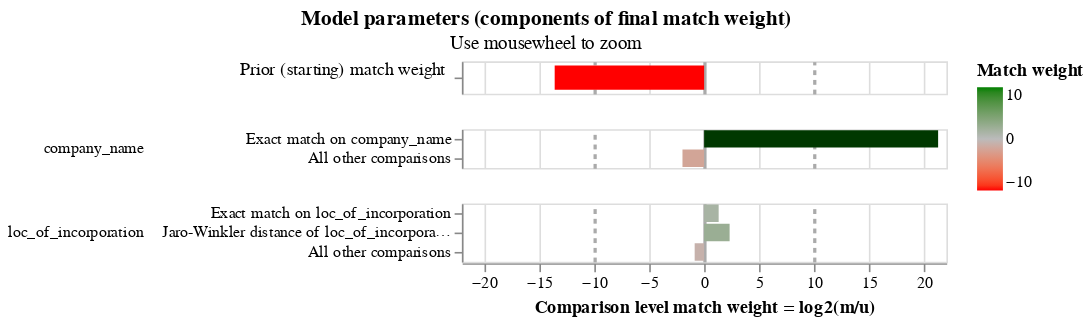

Notebook source saved alongside this figure:
### Code cell
linker.visualisations.match_weights_chart()

### Figure 1 — Vega-Lite specification as saved in the notebook (floating-point values rounded to 4 significant figures)
{"config": {"view": {"continuousWidth": 300, "continuousHeight": 300, "discreteHeight": 60, "discreteWidth": 400}, "header": {"title": null}, "mark": {"tooltip": null}, "title": {"anchor": "middle"}}, "vconcat": [{"mark": {"type": "bar", "clip": true, "height": 15}, "encoding": {"color": {"field": "log2_bayes_factor", "scale": {"domain": [-10, 0, 10], "interpolate": "lab", "range": ["red", "#bbbbbb", "green"]}, "title": "Match weight", "type": "quantitative"}, "tooltip": [{"field": "comparison_name", "title": "Comparison name", "type": "nominal"}, {"field": "probability_two_random_records_match", "format": ".4f", "title": "Probability two random records match", "type": "nominal"}, {"field": "log2_bayes_factor", "format": ",.4f", "title": "Equivalent match weight", "type": "quantitative"}, {"field": "bayes_factor_description", "title": "Match weight description", "type": "nominal"}], "x": {"axis": {"domain": false, "gridColor": {"condition": {"test": "abs(datum.value / 10)  <= 1 & datum.value % 10 === 0", "value": "#aaa"}, "value": "#ddd"}, "gridDash": {"condition": {"test": "abs(datum.value / 10) == 1", "value": [3]}, "value": null}, "gridWidth": {"condition": {"test": "abs(datum.value / 10)  <= 1 & datum.value % 10 === 0", "value": 2}, "value": 1}, "labels": false, "ticks": false, "title": ""}, "field": "log2_bayes_factor", "scale": {"domain": [-22, 22]}, "type": "quantitative"}, "y": {"axis": {"title": "Prior (starting) match weight", "titleAlign": "right", "titleAngle": 0, "titleFontWeight": "normal"}, "field": "label_for_charts", "sort": {"field": "comparison_vector_value", "order": "descending"}, "type": "nominal"}}, "height": 20, "transform": [{"filter": "(datum.comparison_name == 'probability_two_random_records_match')"}]}, {"mark": {"type": "bar", "clip": true}, "encoding": {"color": {"field": "log2_bayes_factor", "scale": {"domain": [-10, 0, 10], "interpolate": "lab", "range": ["red", "#bbbbbb", "green"]}, "title": "Match weight", "type": "quantitative"}, "row": {"field": "comparison_name", "header": {"labelAlign": "left", "labelAnchor": "middle", "labelAngle": 0}, "sort": {"field": "comparison_sort_order"}, "type": "nominal"}, "tooltip": [{"field": "comparison_name", "title": "Comparison name", "type": "nominal"}, {"field": "label_for_charts", "title": "Label", "type": "ordinal"}, {"field": "sql_condition", "title": "SQL condition", "type": "nominal"}, {"field": "m_probability", "format": ".10~g", "title": "M probability", "type": "quantitative"}, {"field": "u_probability", "format": ".10~g", "title": "U probability", "type": "quantitative"}, {"field": "bayes_factor", "format": ",.6f", "title": "Bayes factor = m/u", "type": "quantitative"}, {"field": "log2_bayes_factor", "format": ".4~g", "title": "Match weight = log2(m/u)", "type": "quantitative"}, {"field": "bayes_factor_description", "title": "Match weight description", "type": "nominal"}, {"field": "m_probability_description", "title": "m probability description", "type": "nominal"}, {"field": "u_probability_description", "title": "u probability description", "type": "nominal"}], "x": {"axis": {"gridColor": {"condition": {"test": "abs(datum.value / 10)  <= 1 & datum.value % 10 === 0", "value": "#aaa"}, "value": "#ddd"}, "gridDash": {"condition": {"test": "abs(datum.value / 10) == 1", "value": [3]}, "value": null}, "gridWidth": {"condition": {"test": "abs(datum.value / 10)  <= 1 & datum.value % 10 === 0", "value": 2}, "value": 1}, "title": "Comparison level match weight = log2(m/u)"}, "field": "log2_bayes_factor", "scale": {"domain": [-22, 22]}, "type": "quantitative"}, "y": {"axis": {"title": null}, "field": "label_for_charts", "sort": {"field": "comparison_vector_value", "order": "descending"}, "type": "nominal"}}, "height": {"step": 12}, "resolve": {"axis": {"y": "independent"}, "scale": {"y": "independent"}}, "transform": [{"filter": "(datum.comparison_name != 'probability_two_random_records_match')"}]}], "data": {"name": "data-7565426c0d5a635df187bdc25dda8c3f"}, "params": [{"name": "mouse_zoom", "select": {"type": "interval", "encodings": ["x"]}, "bind": "scales", "views": []}], "resolve": {"axis": {"y": "independent"}, "scale": {"y": "independent"}}, "title": {"text": "Model parameters (components of final match weight)", "subtitle": "Use mousewheel to zoom"}, "$schema": "https://vega.github.io/schema/vega-lite/v5.9.3.json", "datasets": {"data-7565426c0d5a635df187bdc25dda8c3f": [{"comparison_name": "probability_two_random_records_match", "sql_condition": null, "label_for_charts": "", "m_probability": null, "u_probability": null, "m_probability_description": null, "u_probability_description": null, "has_tf_adjustments": false, "tf_adjustment_column": null, "tf_adjustment_weight": null, "is_null_level": false, "bayes_factor": 8.208e-05, "log2_bayes_factor": -13.57, "comparison_vector_value": 0, "max_comparison_vector_value": 0, "bayes_factor_description": "The probability that two random records drawn at random match is 0.000 or one in  12,184.4 records.This is equivalent to a starting match weight of -13.573.", "probability_two_random_records_match": 8.207e-05, "comparison_sort_order": -1}, {"comparison_name": "company_name", "sql_condition": "\"company_name_l\" = \"company_name_r\"", "label_for_charts": "Exact match on company_name", "m_probability": 0.7443, "u_probability": 2.986e-07, "m_probability_description": "Amongst matching record comparisons, 74.43% of records (i.e. one in 1.344) are in the exact match on company_name comparison level", "u_probability_description": "Amongst non-matching record comparisons, 2.986e-05% of records (i.e. one in 3,348,485) are in the exact match on company_name comparison level", "has_tf_adjustments": false, "tf_adjustment_column": null, "tf_adjustment_weight": 1.0, "is_null_level": false, "bayes_factor": 2492000.0, "log2_bayes_factor": 21.25, "comparison_vector_value": 1, "max_comparison_vector_value": 1, "bayes_factor_description": "If comparison level is `exact match on company_name` then comparison is 2,492,261 times more likely to be a match", "probability_two_random_records_match": 8.207e-05, "comparison_sort_order": 0}, {"comparison_name": "company_name", "sql_condition": "ELSE", "label_for_charts": "All other comparisons", "m_probability": 0.2557, "u_probability": 1.0, "m_probability_description": "Amongst matching record comparisons, 25.57% of records (i.e. one in 3.911) are in the all other comparisons comparison level", "u_probability_description": "Amongst non-matching record comparisons, 100% of records (i.e. one in 1) are in the all other comparisons comparison level", "has_tf_adjustments": false, "tf_adjustment_column": null, "tf_adjustment_weight": 1.0, "is_null_level": false, "bayes_factor": 0.2557, "log2_bayes_factor": -1.967, "comparison_vector_value": 0, "max_comparison_vector_value": 1, "bayes_factor_description": "If comparison level is `all other comparisons` then comparison is 3.911 times less likely to be a match", "probability_two_random_records_match": 8.207e-05, "comparison_sort_order": 0}, {"comparison_name": "loc_of_incorporation", "sql_condition": "\"loc_of_incorporation_l\" = \"loc_of_incorporation_r\"", "label_for_charts": "Exact match on loc_of_incorporation", "m_probability": 0.5436, "u_probability": 0.218, "m_probability_description": "Amongst matching record comparisons, 54.36% of records (i.e. one in 1.84) are in the exact match on loc_of_incorporation comparison level", "u_probability_description": "Amongst non-matching record comparisons, 21.8% of records (i.e. one in 4.587) are in the exact match on loc_of_incorporation comparison level", "has_tf_adjustments": true, "tf_adjustment_column": "loc_of_incorporation", "tf_adjustment_weight": 1.0, "is_null_level": false, "bayes_factor": 2.494, "log2_bayes_factor": 1.318, "comparison_vector_value": 2, "max_comparison_vector_value": 2, "bayes_factor_description": "If comparison level is `exact match on loc_of_incorporation` then comparison is 2.494 times more likely to be a match", "probability_two_random_records_match": 8.207e-05, "comparison_sort_order": 1}, {"comparison_name": "loc_of_incorporation", "sql_condition": "jaro_winkler_similarity(\"loc_of_incorporation_l\", \"loc_of_incorporation_r\") >= 0.9", "label_for_charts": "Jaro-Winkler distance of loc_of_incorporation >= 0.9", "m_probability": 0.02863, "u_probability": 0.005759, "m_probability_description": "Amongst matching record comparisons, 2.863% of records (i.e. one in 34.93) are in the jaro-winkler distance of loc_of_incorporation >= 0.9 comparison level", "u_probability_description": "Amongst non-matching record comparisons, 0.5759% of records (i.e. one in 174) are in the jaro-winkler distance of loc_of_incorporation >= 0.9 comparison level", "has_tf_adjustments": false, "tf_adjustment_column": null, "tf_adjustment_weight": 1.0, "is_null_level": false, "bayes_factor": 4.971, "log2_bayes_factor": 2.314, "comparison_vector_value": 1, "max_comparison_vector_value": 2, "bayes_factor_description": "If comparison level is `jaro-winkler distance of loc_of_incorporation >= 0.9` then comparison is 4.971 times more likely to be a match", "probability_two_random_records_match": 8.207e-05, "comparison_sort_order": 1}, {"comparison_name": "loc_of_incorporation", "sql_condition": "ELSE", "label_for_charts": "All other comparisons", "m_probability": 0.4278, "u_probability": 0.7762, "m_probability_description": "Amongst matching record comparisons, 42.78% of records (i.e. one in 2.338) are in the all other comparisons comparison level", "u_probability_description": "Amongst non-matching record comparisons, 77.62% of records (i.e. one in 1.288) are in the all other comparisons comparison level", "has_tf_adjustments": false, "tf_adjustment_column": null, "tf_adjustment_weight": 1.0, "is_null_level": false, "bayes_factor": 0.5511, "log2_bayes_factor": -0.8597, "comparison_vector_value": 0, "max_comparison_vector_value": 2, "bayes_factor_description": "If comparison level is `all other comparisons` then comparison is 1.815 times less likely to be a match", "probability_two_random_records_match": 8.207e-05, "comparison_sort_order": 1}]}}
